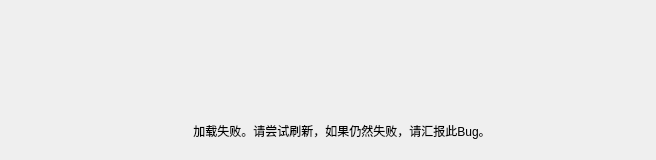
<?xml version="1.0" encoding="UTF-8"?>
<ui version="4.0">
 <class>MCSLAPILoadingError</class>
 <widget class="CardWidget" name="MCSLAPILoadingError">
  <property name="geometry">
   <rect>
    <x>0</x>
    <y>0</y>
    <width>656</width>
    <height>160</height>
   </rect>
  </property>
  <property name="sizePolicy">
   <sizepolicy hsizetype="Expanding" vsizetype="Expanding">
    <horstretch>0</horstretch>
    <verstretch>0</verstretch>
   </sizepolicy>
  </property>
  <property name="minimumSize">
   <size>
    <width>656</width>
    <height>160</height>
   </size>
  </property>
  <property name="maximumSize">
   <size>
    <width>16777215</width>
    <height>202</height>
   </size>
  </property>
  <property name="windowTitle">
   <string/>
  </property>
  <layout class="QVBoxLayout" name="verticalLayout">
   <item>
    <widget class="QWidget" name="errPixmapWidget" native="true">
     <property name="sizePolicy">
      <sizepolicy hsizetype="Expanding" vsizetype="Fixed">
       <horstretch>0</horstretch>
       <verstretch>0</verstretch>
      </sizepolicy>
     </property>
     <layout class="QHBoxLayout" name="horizontalLayout_2">
      <item>
       <spacer name="horizontalSpacer">
        <property name="orientation">
         <enum>Qt::Horizontal</enum>
        </property>
        <property name="sizeType">
         <enum>QSizePolicy::Fixed</enum>
        </property>
        <property name="sizeHint" stdset="0">
         <size>
          <width>261</width>
          <height>69</height>
         </size>
        </property>
       </spacer>
      </item>
      <item>
       <widget class="PixmapLabel" name="errPixmap">
        <property name="sizePolicy">
         <sizepolicy hsizetype="Fixed" vsizetype="Fixed">
          <horstretch>0</horstretch>
          <verstretch>0</verstretch>
         </sizepolicy>
        </property>
        <property name="minimumSize">
         <size>
          <width>80</width>
          <height>80</height>
         </size>
        </property>
        <property name="maximumSize">
         <size>
          <width>80</width>
          <height>80</height>
         </size>
        </property>
       </widget>
      </item>
      <item>
       <spacer name="horizontalSpacer_2">
        <property name="orientation">
         <enum>Qt::Horizontal</enum>
        </property>
        <property name="sizeType">
         <enum>QSizePolicy::Fixed</enum>
        </property>
        <property name="sizeHint" stdset="0">
         <size>
          <width>270</width>
          <height>114</height>
         </size>
        </property>
       </spacer>
      </item>
     </layout>
    </widget>
   </item>
   <item>
    <widget class="QWidget" name="errTextWidget" native="true">
     <property name="sizePolicy">
      <sizepolicy hsizetype="Expanding" vsizetype="Fixed">
       <horstretch>0</horstretch>
       <verstretch>0</verstretch>
      </sizepolicy>
     </property>
     <layout class="QHBoxLayout" name="horizontalLayout">
      <item>
       <spacer name="horizontalSpacer_3">
        <property name="orientation">
         <enum>Qt::Horizontal</enum>
        </property>
        <property name="sizeType">
         <enum>QSizePolicy::Fixed</enum>
        </property>
        <property name="sizeHint" stdset="0">
         <size>
          <width>69</width>
          <height>15</height>
         </size>
        </property>
       </spacer>
      </item>
      <item>
       <widget class="SubtitleLabel" name="errText">
        <property name="sizePolicy">
         <sizepolicy hsizetype="Fixed" vsizetype="Fixed">
          <horstretch>0</horstretch>
          <verstretch>0</verstretch>
         </sizepolicy>
        </property>
        <property name="text">
         <string>加载失败。请尝试刷新，如果仍然失败，请汇报此Bug。</string>
        </property>
        <property name="alignment">
         <set>Qt::AlignCenter</set>
        </property>
       </widget>
      </item>
      <item>
       <spacer name="horizontalSpacer_4">
        <property name="orientation">
         <enum>Qt::Horizontal</enum>
        </property>
        <property name="sizeType">
         <enum>QSizePolicy::Fixed</enum>
        </property>
        <property name="sizeHint" stdset="0">
         <size>
          <width>40</width>
          <height>15</height>
         </size>
        </property>
       </spacer>
      </item>
     </layout>
    </widget>
   </item>
  </layout>
 </widget>
 <customwidgets>
  <customwidget>
   <class>PixmapLabel</class>
   <extends>QLabel</extends>
   <header>qfluentwidgets</header>
  </customwidget>
  <customwidget>
   <class>CardWidget</class>
   <extends>QFrame</extends>
   <header>qfluentwidgets</header>
   <container>1</container>
  </customwidget>
  <customwidget>
   <class>SubtitleLabel</class>
   <extends>QLabel</extends>
   <header>qfluentwidgets</header>
  </customwidget>
 </customwidgets>
 <resources/>
 <connections/>
</ui>
